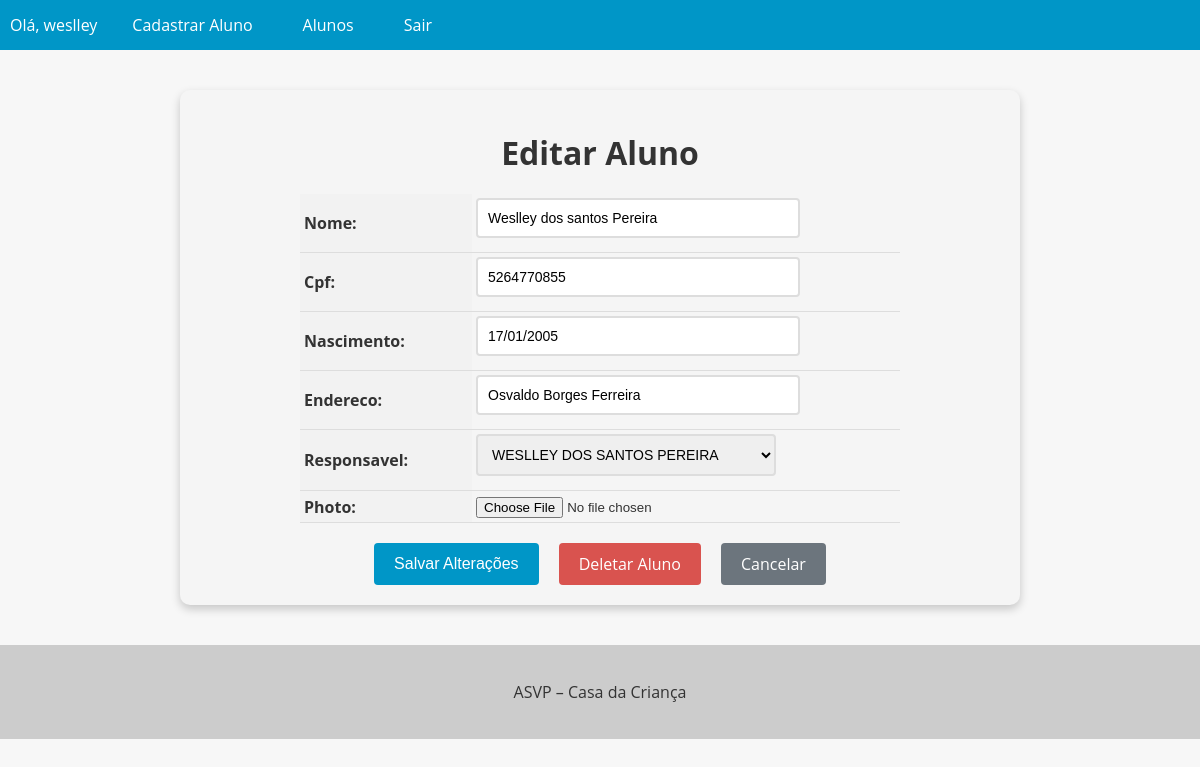
The page /Aluno/26/update/ (signed in) on the database its author committed.
### Alunos/models.py (models this page shows, shortened)
class Aluno(models.Model):
    id = models.AutoField(primary_key=True)
    nome = models.CharField(max_length=200)
    cpf = models.CharField(max_length=14, unique=True, null=True, blank=True)
    nascimento = models.DateField()
    endereco = models.CharField(max_length=255, null=True, blank=True)
    responsavel = models.ForeignKey('Responsavel', on_delete=models.SET_NULL, null=True, blank=True)  # Ligação com Responsavel
    photo = models.ImageField(upload_to='Alunos/', blank=True, null=True)

class Responsavel(models.Model):
    id = models.AutoField(primary_key=True)
    nome = models.CharField(max_length=200)
    cpf = models.CharField(max_length=14, unique=True)
    nascimento = models.DateField()
    endereco = models.CharField(max_length=255)
    telefone = models.CharField(max_length=15)
    def __str__(self):
        return self.nome

### Alunos/views.py (the view, shortened to what this page needs)
# urls.py: path('Aluno/<int:pk>/update/', AlunoUpdateView.as_view(), name='Aluno_update'),
@method_decorator(login_required(login_url='login'), name='dispatch')
class AlunoUpdateView(UpdateView):
    model = Aluno
    form_class = AlunoModelForm
    template_name = 'Aluno_update.html'

### Alunos/forms.py (shortened to what this page needs)
class AlunoModelForm(forms.ModelForm):
    class Meta:
        model = Aluno
        fields = '__all__'  # Isso vai incluir todos os campos do modelo Aluno

### Alunos/templates/Aluno_update.html (shortened to what this page needs)
{% extends "base.html" %}
{% block content %}
  <div class="container">
    <form method="post" enctype="multipart/form-data">
      <h1>Editar Aluno</h1>
      <table>
        {{ form.as_table }}
      </table>
      <div class="buttons-container">
        <input type="submit" value="Salvar Alterações" class="btn">
        <a href="{% url 'aluno_delete' pk=object.pk %}" class="btn btn-danger">Deletar Aluno</a>
        <a href="{% url 'alunos_list' %}" class="btn btn-secondary">Cancelar</a>
      </div>
    </form>
  </div>
{% endblock %}

### app/templates/base.html (shortened to what this page needs)
<!DOCTYPE html>
<html lang="en">
<head>
</head>
<body>
  <header>
    <nav>
      <ul>
        {% if user.is_authenticated %}
          <li>Olá, {{ user.username }}</li>
          <li><a href="{% url 'new_Aluno' %}">Cadastrar Aluno</a></li>
        {% endif %}
        <li><a href="{% url 'Alunos_list' %}">Alunos</a></li>
        {% if user.is_authenticated %}
          <li><a href="{% url 'logout' %}">Sair</a></li>
        {% endif %}
      </ul>
    </nav>
  </header>
  <main>
    {% block content %}
    {% endblock %}
  </main>
  <footer>
    <p>ASVP – Casa da Criança</p>
  </footer>
</body>
</html>

### app/templates/base.html (style rules this page uses)
body { font-family: 'Open Sans', sans-serif; background-color: #f7f7f7; color: #333; margin: 0; padding: 0; }
header { background-color: #0096c7; color: #fff; text-align: center; }
footer { background-color: #ccc; color: #333; padding: 20px; text-align: center; }
nav { background-color: #0096c7; color: #fff; height: 50px; display: flex; justify-content: space-between; align-items: center; }
nav ul { list-style: none; margin: 0; padding: 0; display: flex; }
nav ul li { margin: 0 10px; }
nav ul li a { color: #fff; text-decoration: none; font-size: 16px; padding: 15px; transition: all 0.3s ease; }

### Alunos/templates/Aluno_update.html (style rules this page uses)
.container { max-width: 800px; margin: 40px auto; padding: 20px; background-color: #f5f5f5; border-radius: 10px; box-shadow: 0 4px 10px rgba(0, 0, 0, 0.2); }
.container h1 { font-size: 2rem; margin-bottom: 20px; text-align: center; }
table { margin: 0 auto; border-collapse: collapse; width: 100%; max-width: 600px; }
th, td { padding: 4px; text-align: left; border-bottom: 1px solid #ddd; }
th { background-color: #f2f2f2; }
input[type="text"], input[type="number"], input[type="date"], select, textarea { padding: 10px; font-size: 14px; border: 2px solid #ddd; border-radius: 4px; width: 100%; max-width: 300px; margin-bottom: 10px; transition: border-color 0.3s ease-in-out; }
.buttons-container { display: flex; justify-content: center; margin-top: 20px; }
.btn { background-color: #0096c7; color: #fff; border: none; padding: 10px 20px; font-size: 16px; border-radius: 4px; cursor: pointer; transition: background-color 0.3s ease-in-out; margin: 0 10px; }
.btn-danger { background-color: #d9534f; text-decoration: none !important; }
.btn-secondary { background-color: #6c757d; }
a { text-decoration: none !important; }

### rows shown on the page
Aluno: nome "Weslley dos santos Pereira", cpf "5264770855", nascimento "17/01/2005", endereco "Osvaldo Borges Ferreira", responsavel "WESLLEY DOS SANTOS PEREIRA"

### other values the page prints
{{ user.username }} "weslley"
